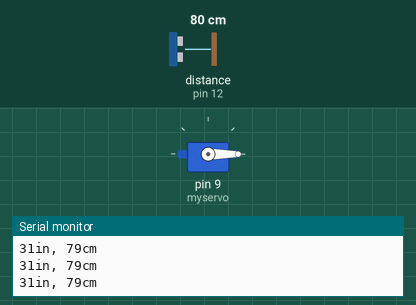
A sketch run on a simulated Arduino Uno, built with avr-gcc and run on an emulated ATmega328P. On the bench: servo, the last lines printed to the serial monitor. Wiring (inferred from the names in the program): ultrasonic range finder: trigger pin 11; echo pin 12. The test bench sets the inputs (shaded band); at power-on: distance to the obstacle (sensor on pin 12) 80 cm. The echo pulse lasts 58.3 µs per cm.

Above: at 1.2 s.
1.3 s: distance to the obstacle (sensor on pin 12) set to 17 cm
2.8 s: distance to the obstacle (sensor on pin 12) set to 14 cm
At 3.8 s:
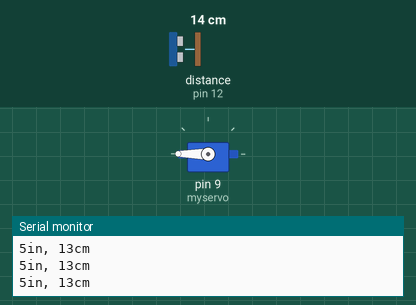
4.5 s: distance to the obstacle (sensor on pin 12) set to 18 cm
At 5.3 s:
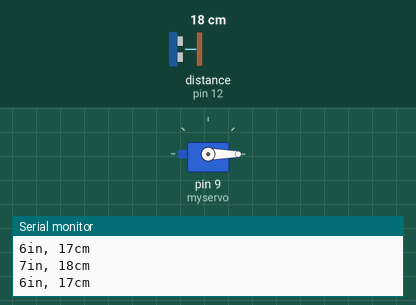
6.0 s: distance to the obstacle (sensor on pin 12) set to 2 cm
At 6.9 s:
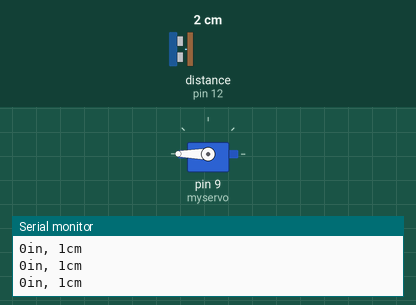
Timing chart, 0 to 8.5 s (numbered marks = the images above; inputs shaded):
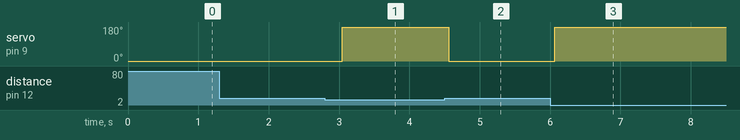

Measured:
- the behaviour switches between 16 and 15 cm on distance to the obstacle (sensor on pin 12) (found by bisection; images 0 and 1)
- after the input at 2.8 s, servo on pin 9 (myservo): 0° → 180° after 0.25 s
- after the input at 4.5 s, servo on pin 9 (myservo): 180° → 0° after 0.06 s
- after the input at 6.0 s, servo on pin 9 (myservo): 0° → 180° after 0.07 s

The sketch:

ultrasonic_sensor.ino
```cpp
/*
  Ultrasonic sensor Pins:
      VCC: +5VDC
      Trig : Trigger (INPUT) - Pin11
      Echo: Echo (OUTPUT) - Pin 12
      GND: GND
 */

#include <Servo.h>
Servo myservo;

int trigPin = 11;    // Trigger
int echoPin = 12;    // Echo
long duration, cm, inches;

void setup() {
  //Serial Port begin
  Serial.begin (9600);
  myservo.attach(9);
  myservo.write(0);
  //Define inputs and outputs
  pinMode(trigPin, OUTPUT);
  pinMode(echoPin, INPUT);
}

int getDistance(){
  digitalWrite(trigPin, LOW);
  delayMicroseconds(5);
  digitalWrite(trigPin, HIGH);
  delayMicroseconds(10);
  digitalWrite(trigPin, LOW);
  pinMode(echoPin, INPUT);
  duration = pulseIn(echoPin, HIGH);

  // Convert the time into a distance
  cm = (duration/2) / 29.1;     // Divide by 29.1 or multiply by 0.0343
  inches = (duration/2) / 74;   // Divide by 74 or multiply by 0.0135

  Serial.print(inches);
  Serial.print("in, ");
  Serial.print(cm);
  Serial.print("cm");
  Serial.println();

  return cm;

}

void loop() {
  if(getDistance()<15){
    myservo.write(180);
  } else{
    myservo.write(0);
  }
  delay(250);
}
```
